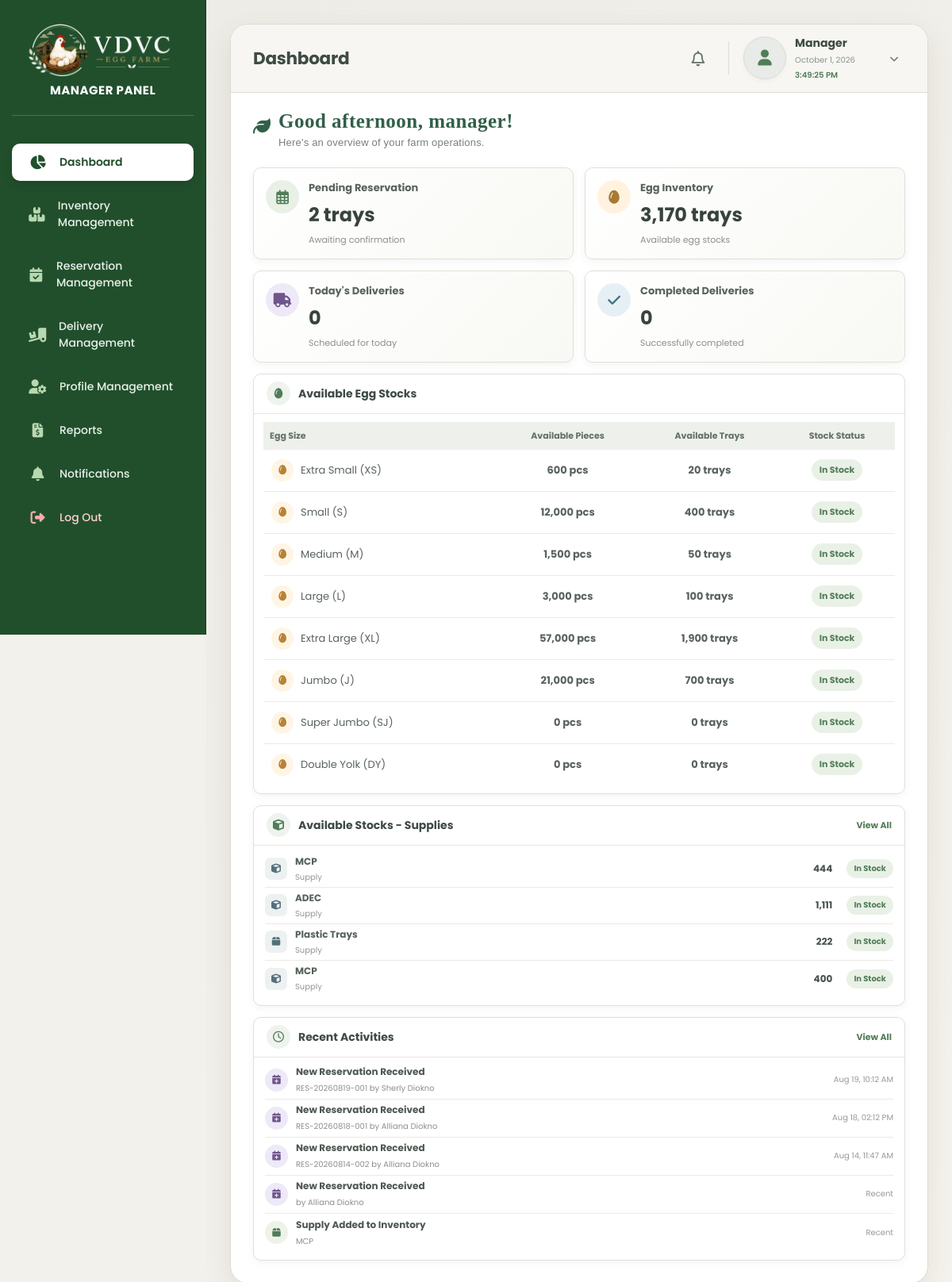
The page /manager_dashboard.php (signed in) on the database its author committed.
### tables this page shows
CREATE TABLE IF NOT EXISTS `supply_inventory` (
  `id` int(11) NOT NULL AUTO_INCREMENT,
  `batch_id` varchar(50) NOT NULL,
  `item_category` varchar(50) NOT NULL,
  `item_name` varchar(100) NOT NULL,
  `quantity` int(11) NOT NULL,
  `current_stock` int(11) NOT NULL DEFAULT '0',
  `action_type` varchar(50) NOT NULL,
  `reason` text,
  `date_logged` datetime NOT NULL,
  PRIMARY KEY (`id`)
);

### manager_dashboard.php (the view, shortened to what the rows shown need)
<?php
require_once('db.php');
function table_exists($conn, $table)
{
    $table = mysqli_real_escape_string(
        $conn,
        $table
    );
    $query = "SHOW TABLES LIKE '$table'";
    $result = mysqli_query(
        $conn,
        $query
    );
    if (
        $result &&
        mysqli_num_rows($result) > 0
    ) {
        return true;
    }
    return false;
}
function get_supply_icon(
    $category,
    $item_name
)
{
    $category = strtolower(
        trim($category)
    );
    $item_name = strtolower(
        trim($item_name)
    );
    if (
        strpos($category, 'tray') !== false ||
        strpos($item_name, 'tray') !== false
    ) {
        return 'fa-solid fa-box';
    }
    return 'fa-solid fa-cube';
}
function get_supply_icon_type($category)
{
    $category = strtolower(
        trim($category)
    );
    return 'default';
}
$supply_data = array();
if (
    table_exists(
        $conn,
        'supply_inventory'
    )
) {
    $supply_query = "
        SELECT *
        FROM supply_inventory
        ORDER BY id DESC
        LIMIT 50
    ";
    $supply_result =
        mysqli_query(
            $conn,
            $supply_query
        );
    if ($supply_result) {
        while (
            $row =
            mysqli_fetch_assoc(
                $supply_result
            )
        ) {
            $supply_data[] = $row;
        }
    }
}
?>
<!DOCTYPE html>
<html lang="en">
<head>
<link
    rel="stylesheet"
    href="https://cdnjs.cloudflare.com/ajax/libs/font-awesome/6.5.1/css/all.min.css"
>
</head>
<body>
<?php include('manager_panel.php'); ?>
<div class="main-content">
    <div class="dashboard-outer-card">
        <div class="dashboard-content">
          <div class="dashboard-header">
    <div class="greeting-wrapper">
        <div class="greeting-text-container">
            <h1 class="greeting">
            </h1>
        </div>
    </div>
</div>
            <div class="dashboard-main-grid">
                <section
                    class="
                        dashboard-panel
                        egg-stocks-panel
                    "
                >
                    <div class="table-wrapper">
                        <table class="dashboard-table">
                            <thead>
                                <tr>
                                    <th>
                                        Egg Size
                                    </th>
<th>
    Available Pieces
</th>
                                    <th>
                                        Available Trays
                                    </th>
                                    <th>
                                        Stock Status
                                    </th>
                                </tr>
                            </thead>
                        </table>
                    </div>
                </section>
                <div
                    class="
                        dashboard-right-column
                    "
                >
                    <section
                        class="dashboard-panel"
                    >
                        <div class="supply-list">
                            <?php
                            $display_supply_count = 0;
                            foreach (
                                $supply_data
                                as $supply
                            ) {
                                if (
                                    $display_supply_count >= 4
                                ) {
                                    break;
                                }
                                $category = 'Supply';
                                $item_name = 'Unnamed Item';
                                $stock = 0;
                                if (
                                    isset(
                                        $supply['item_name']
                                    ) &&
                                    $supply[
                                        'item_name'
                                    ] != ''
                                ) {
                                    $item_name =
                                        $supply[
                                            'item_name'
                                        ];
                                } elseif (
                                    isset(
                                        $supply['item']
                                    ) &&
                                    $supply[
                                        'item'
                                    ] != ''
                                ) {
                                    $item_name =
                                        $supply[
                                            'item'
                                        ];
                                }
                                if (
                                    isset(
                                        $supply[
                                            'available_stock'
                                        ]
                                    )
                                ) {
                                    $stock =
                                        $supply[
                                            'available_stock'
                                        ];
                                } elseif (
                                    isset(
                                        $supply[
                                            'quantity'
                                        ]
                                    )
                                ) {
                                    $stock =
                                        $supply[
                                            'quantity'
                                        ];
                                }
                                $icon_class =
                                    get_supply_icon(
                                        $category,
                                        $item_name
                                    );
                                $icon_type =
                                    get_supply_icon_type(
                                        $category
                                    );
                                $display_supply_count++;
                            ?>
                                <div
                                    class="
                                        supply-item
                                    "
                                >
                                    <div
                                        class="
                                            supply-small-icon
                                            <?php
                                            echo $icon_type;
                                            ?>
                                        "
                                    >
                                        <i
                                            class="
                                                <?php
                                                echo $icon_class;
                                                ?>
                                            "
                                        ></i>
                                    </div>
                                    <div
                                        class="
                                            supply-info
                                        "
                                    >
                                        <div
                                            class="
                                                supply-name
                                            "
                                        >
                                            <?php
                                            echo
                                                htmlspecialchars(
                                                    $item_name
                                                );
                                            ?>
                                        </div>
                                        <div
                                            class="
                                                supply-category
                                            "
                                        >
                                            <?php
                                            echo
                                                htmlspecialchars(
                                                    $category
                                                );
                                            ?>
                                        </div>
                                    </div>
                                    <div
                                        class="
                                            supply-stock
                                        "
                                    >
                                        <?php
                                        echo
                                            number_format(
                                                $stock
                                            );
                                        ?>
                                    </div>
                                    <span
                                        class="
                                            supply-status
                                        "
                                    >
                                        In Stock
                                    </span>
                                </div>
                            <?php } ?>
                        </div>
                    </section>
                </div>
            </div>
        </div>
    </div>
</div>
</body>
</html>

### rows shown on the page
supply_inventory: item_name "MCP", quantity "444"
supply_inventory: item_name "ADEC", quantity "1,111"
supply_inventory: item_name "Plastic Trays", quantity "222"
supply_inventory: item_name "MCP", quantity "400"

### other values the page prints
$pending_reservations "2"
$total_egg_stock "3,170"
$today_deliveries "0"
$completed_deliveries "0"
$available_pieces "600"
$available_pieces "12,000"
$available_pieces "1,500"
$available_pieces "3,000"
$available_pieces "57,000"
$available_pieces "21,000"
$available_pieces "0"
